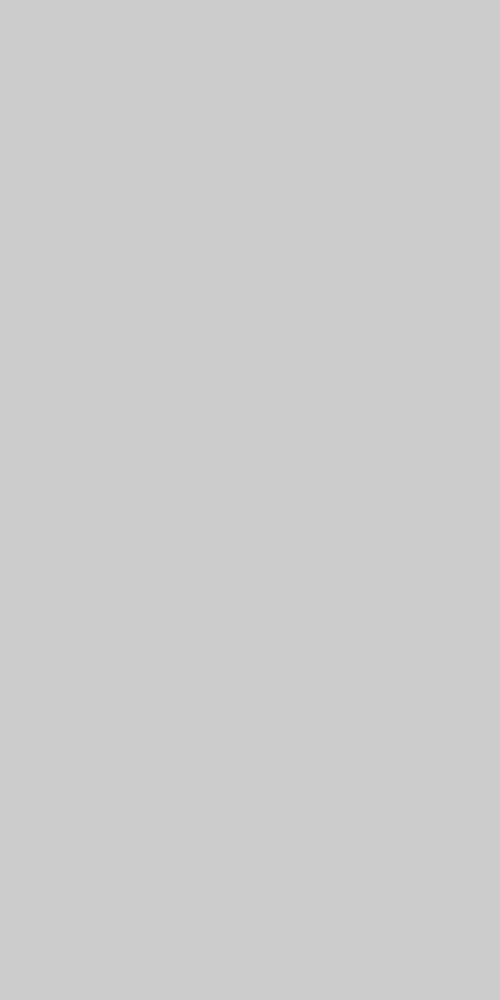
Frame 1 (no input)
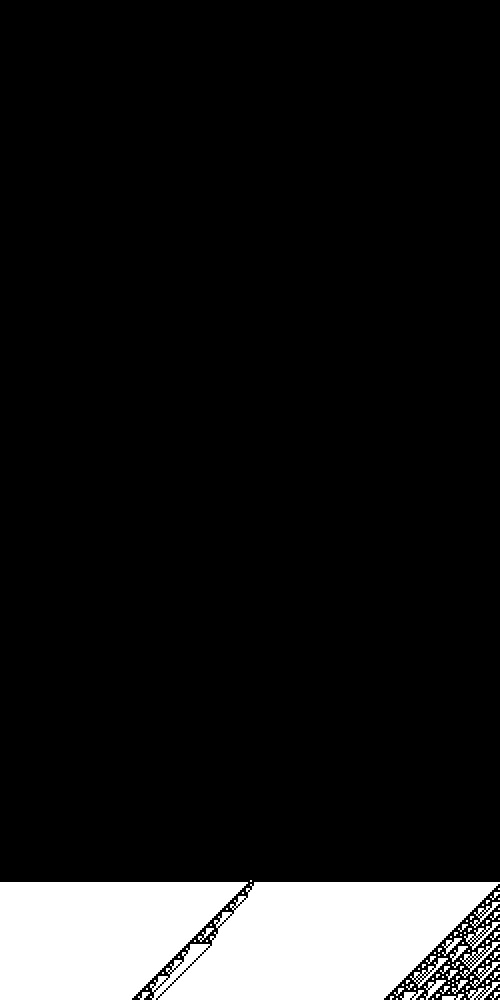
Frame 60 (the mouse pressed at the canvas centre just before this capture)
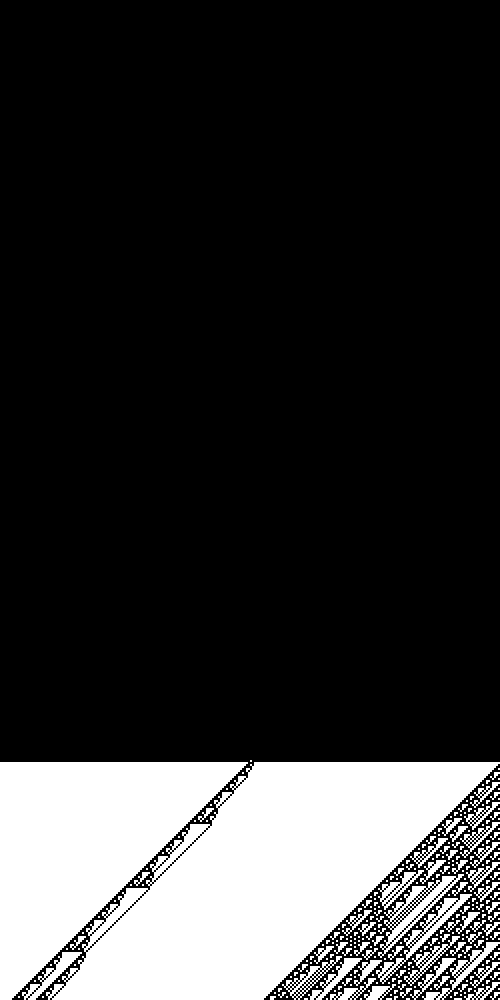
Frame 120 (the mouse held since frame 60 and released just before this capture)

The Processing sketch that drew these frames (run headless with seeded random() and noise(); from frame 60 on, the mouse is pressed at the canvas centre):

// Processing sketch: Elementary_Automaton
// ── Elementary_Automaton.pde
int resolution = 2;

int h;
int w;

int rule = 169;

int mainArray[][];

int time = millis();

void setup()
{
  size(500, 1000);
  
  h = height;
  w = width;
  
  mainArray = new int[h / resolution][w / resolution];
  
  mainArray[h / resolution - 1][(w / resolution) / 2] = 1;
}

void draw()
{
  if(millis() - time > 500)
  {
    background(0);
    
    pushRow();
    
    for(int j = 0; j < h / resolution; j++)
    {
      for(int i = 0; i < w / resolution; i++)
      {
        fill(mainArray[j][i]*255);
        noStroke();
        rect(i * resolution, j * resolution, resolution, resolution);
      }
    }
  }
}

void pushRow()
{
  for(int j = 0; j < h / resolution - 1; j++)
    mainArray[j] = mainArray[j + 1];
    
  mainArray[h / resolution - 1] = generation();
}

int[] generation()
{
  int array[] = new int[w / resolution];
  int temp;
  
  for(int k = 0; k < array.length; k++)
  {
    if(k == 0)
      temp = (mainArray[h / resolution - 1][k] << 1) | mainArray[h / resolution - 1][k + 1];
    else if(k == array.length - 1)
      temp = (mainArray[h / resolution - 1][k - 1] << 2) | (mainArray[h / resolution - 1][k] << 1);
    else
      temp = (mainArray[h / resolution - 1][k - 1] << 2) | (mainArray[h / resolution - 1][k] << 1) | mainArray[h / resolution - 1][k + 1];
    
    array[k] = (rule >> temp) & 1;
  }
  
  return array;
}
